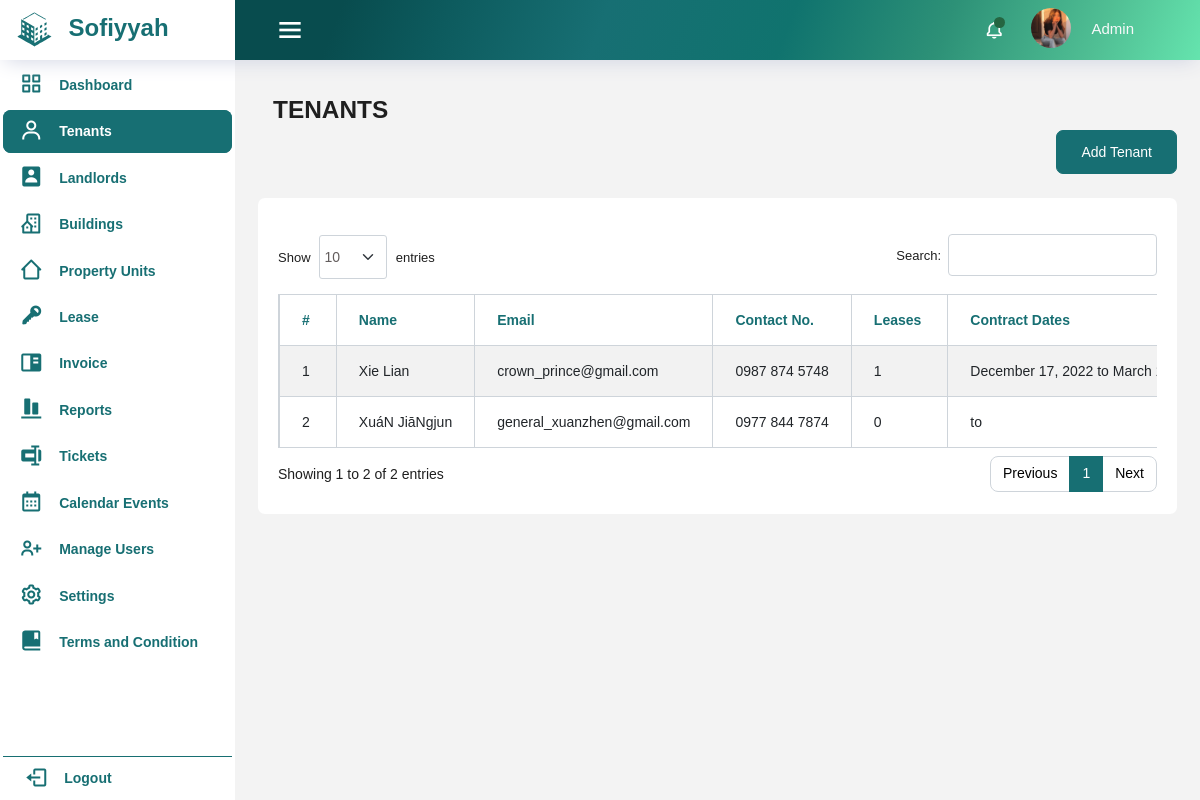
The app's page /tenant/tenants.php (signed in) with its own data.
### tables this page shows
CREATE TABLE IF NOT EXISTS `tenant` (
  `id` int(11) NOT NULL AUTO_INCREMENT,
  `first_name` varchar(50) NOT NULL,
  `middle_name` varchar(50) DEFAULT NULL,
  `last_name` varchar(50) NOT NULL,
  `email` varchar(100) NOT NULL,
  `contact_no` varchar(20) NOT NULL,
  `relationship_status` varchar(100) NOT NULL,
  `type_of_household` varchar(100) NOT NULL,
  `previous_address` varchar(200) NOT NULL,
  `region` varchar(255) NOT NULL,
  `provinces` varchar(255) NOT NULL,
  `city` varchar(255) NOT NULL,
  `sex` varchar(50) DEFAULT NULL,
  `date_of_birth` date NOT NULL,
  `has_pet` varchar(100) NOT NULL,
  `number_of_pets` int(11) DEFAULT NULL,
  `type_of_pet` varchar(50) DEFAULT NULL,
  `is_smoking` varchar(10) NOT NULL,
  `has_vehicle` varchar(100) DEFAULT NULL,
  `vehicle_specification` varchar(50) DEFAULT NULL,
  `spouse_first_name` varchar(50) DEFAULT NULL,
  `spouse_last_name` varchar(50) DEFAULT NULL,
  `spouse_email` varchar(100) DEFAULT NULL,
  `spouse_num` varchar(20) DEFAULT NULL,
  `occupants` varchar(255) DEFAULT NULL,
  `occupants_relations` varchar(255) DEFAULT NULL,
  `emergency_contact_person` varchar(100) NOT NULL,
  `emergency_contact_number` varchar(20) NOT NULL,
  `profile_img` varchar(100) NOT NULL,
  PRIMARY KEY (`id`)
);

### tenant/tenants.php (the view, shortened to what this page needs)
<?php
    require_once '../includes/header.php';
    require_once '../includes/dbconfig.php';
?>
<body>
<div class="container-scroller">
  <?php
    require_once '../includes/navbar.php';
  ?>
  <div class="container-fluid page-body-wrapper">
    <?php
        require_once '../includes/sidebar.php';
      ?>
    <div class="main-panel">
      <div class="content-wrapper">
        <div class="row">
          <div class="col-12 col-xl-8 mb-4 mb-xl-0">
            <h3 class="font-weight-bolder">TENANTS</h3>
          </div>
          <div class="add-tenant-container">
          <?php
                        if($_SESSION['user_type'] == 'admin'){
                    ?>
          <a href="add_tenant.php" class="btn btn-success btn-icon-text float-right">
              Add Tenant </a>
              <?php
                        }
                    ?>
          </div>
        </div>
        <div class="row mt-4">
                  <div class="card">
                    <div class="card-body">
                      <div class="table-responsive pt-3">
                      <table id="example" class="table table-striped table-bordered dt-responsive nowrap" style="width:100%">
                      <thead>
                        <tr>
                          <th>#</th>
                          <th>Name</th>
                          <th>Email</th>
                          <th>Contact No.</th>
                          <th>Leases</th>
                          <th>Contract Dates</th>
                        </tr>
                      </thead>
                      <tbody>
                      <?php
                        $sql = "SELECT tenant.*, COUNT(lease.id) AS lease_count,
                                DATE_FORMAT(MIN(lease.lease_start), '%M %d, %Y') AS lease_start,
                                DATE_FORMAT(MAX(lease.lease_end), '%M %d, %Y') AS lease_end,
                                property_units.floor_level
                                FROM tenant
                                LEFT JOIN lease ON lease.tenant_id = tenant.id
                                LEFT JOIN property_units ON property_units.id = lease.property_unit_id
                                GROUP BY tenant.id";
                        $result = mysqli_query($conn, $sql);
                        $i = 1;
                        if (mysqli_num_rows($result) > 0){
                            while ($row = mysqli_fetch_assoc($result)){
                                echo '
                                <tr>
                                    <td>'.$i.'</td>
                                    <td>'.$row['first_name'].' '.$row['last_name'].'</td>
                                    <td>'.$row['email'].'</td>
                                    <td>'.$row['contact_no'].'</td>
                                    <td>'.$row['lease_count'].'</td>
                                    <td>'.$row['lease_start'].' to '.$row['lease_end'].'</td>
                                    <td>'.$row['floor_level'].'</td>
                                    <td>
                                      <div class="action">
                                        <a class="me-2 green" href="view_tenant.php?id='.$row['id'].'"><i class="fas fa-eye"></i></a>
                                        <a class="me-2 green" href="edit_tenant.php?id='.$row['id'].'"><i class="fas fa-edit"></i></a>
                                        <a class="green action-delete" href="delete_tenant.php?id='.$row['id'].'"><i class="fas fa-trash"></i></a>
                                      </div>
                                    </td>
                                </tr>';
                                $i++;
                            }
                        }
                        ?>
                      </tbody>
        </table>
            </div>
            </div>

### css/custom.css (style rules this page uses)
:root { --fs-7: 13.4px; --fs-8: 9.2px; --fw-300: 300; --fw-500: 500; --fw-600: 600; --fw-700: 700; }
.mb-4 { font-weight: bold; }
*, *::before, *::after { box-sizing: border-box; }
.card { position: relative; display: flex; flex-direction: column; min-width: 0; word-wrap: break-word; background-color: #fff; background-clip: border-box; border: 1px solid rgba(0,0,0,.125); border-radius: 1rem; }
table.table-bordered.dataTable thead tr:first-child th, table.table-bordered.dataTable thead tr:first-child td { border-top-width: 1px; color: #176f73; font-weight: bolder; }
.row>* { padding-left: calc(var(--bs-gutter-x) * .0); padding-right: calc(var(--bs-gutter-x) * .0); }
:root { --fc-small-font-size: .85em!important; --fc-page-bg-color: #fff!important; --fc-neutral-bg-color: hsla(0,0%,82%,.3)!important; --fc-neutral-text-color: grey!important; --fc-border-color: #ddd!important; --fc-button-text-color: #fff!important; --fc-button-bg-color: #2c3e50!important; --fc-button-border-color: #879baf6b!important; --fc-button-hover-bg-color: #2d6465!important; --fc-button-hover-border-color: #2d6465!important; --fc-button-active-bg-color: #115845e8!important; --fc-button-active-border-color: #115845e8!important; --fc-event-bg-color: #c3d837!important; --fc-event-border-color: #c3d837!important; --fc-event-text-color: #01105d!important; --fc-event-selected-overlay-color: rgba(0, 0, 0, 0.4)!important; --fc-more-link-bg-color: #d0d0d0!important; --fc-more-link-text-color: inherit!important; --fc-event-resizer-thickness: 8px!important; --fc-event-resizer-dot-total-width: 8px!important; --fc-event-resizer-dot-border-width: 1px!important; --fc-non-business-color: hsla(0,0%,84%,.3)!important; --fc-bg-event-color: #8be347!important; --fc-bg-event-opacity: 0.3!important; --fc-highlight-color: rgba(168, 232, 245, 0.3)!important; --fc-today-bg-color: rgb(46 112 179 / 10%)!important; --fc-now-indicator-color: red; }

### records on screen
tenant: first_name "Xie", last_name "Lian", email "crown_prince@gmail.com", contact_no "0987 874 5748", lease_count "1", lease_start "December 17, 2022", lease_end "March…"
tenant: first_name "XuáN", last_name "JiāNgjun", email "general_xuanzhen@gmail.com", contact_no "0977 844 7874", lease_count "0"

### other values on screen
$_SESSION['username'] "Admin"
